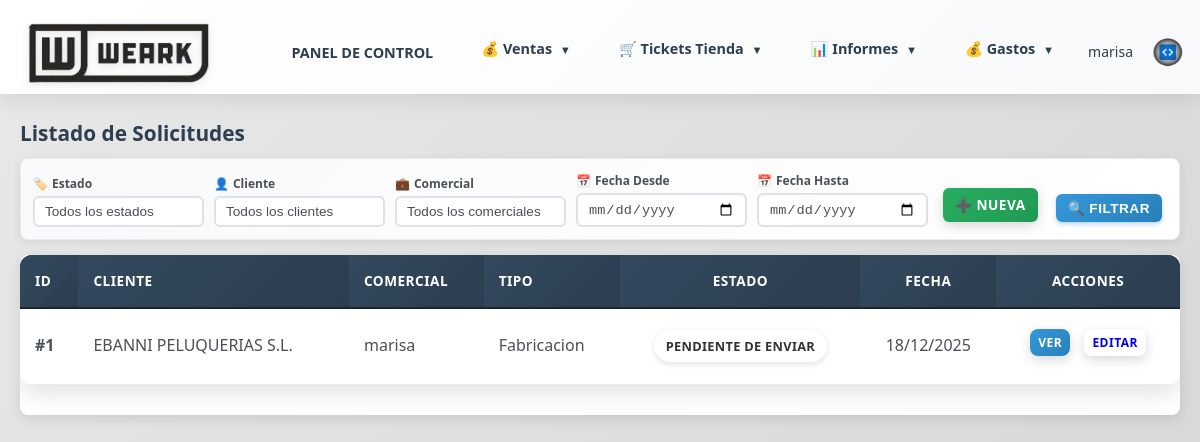
The app's page /solicitudes (signed in), older data.
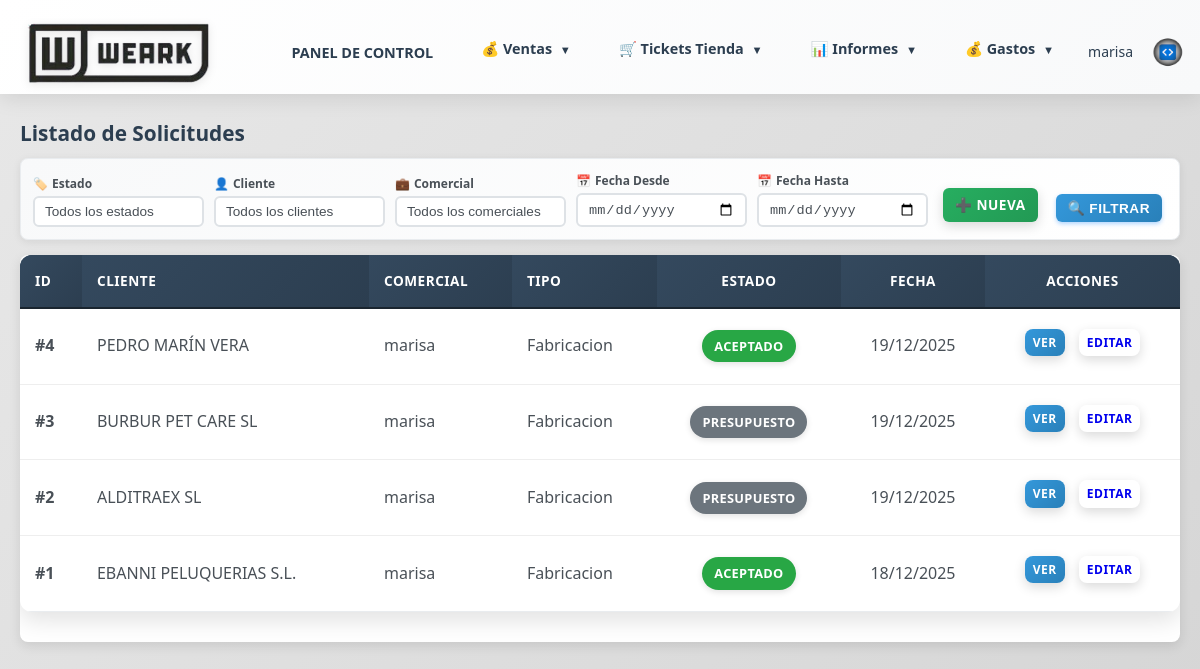
The same page, newer data.
### models.py (models this page shows, shortened)
class Presupuesto(db.Model):
    __tablename__ = 'presupuestos'
    id = db.Column(db.Integer, primary_key=True)
    comercial_id = db.Column(db.Integer, db.ForeignKey('comerciales.id'), nullable=False)
    cliente_id = db.Column(db.Integer, db.ForeignKey('clientes.id'), nullable=False)
    tipo_pedido = db.Column(db.String(50), nullable=False)  # confeccion, bordado, serigrafia, sublimacion, varios
    estado = db.Column(db.String(50), nullable=False, default='presupuesto')  # presupuesto, aceptado, diseño, diseño finalizado, en preparacion, todo listo, enviado, entregado al cliente, pedido rechazado
    forma_pago = db.Column(db.Text)
    imagen_diseno = db.Column(db.String(255))
    imagen_portada = db.Column(db.String(255))  # Imagen de portada (primera página)
    imagen_adicional_1 = db.Column(db.String(255))  # Imagen adicional 1 (segunda página)
    descripcion_imagen_1 = db.Column(db.Text)  # Descripción de imagen adicional 1
    imagen_adicional_2 = db.Column(db.String(255))  # Imagen adicional 2 (segunda página)
    descripcion_imagen_2 = db.Column(db.Text)  # Descripción de imagen adicional 2
    imagen_adicional_3 = db.Column(db.String(255))  # Imagen adicional 3 (segunda página)
    descripcion_imagen_3 = db.Column(db.Text)  # Descripción de imagen adicional 3
    imagen_adicional_4 = db.Column(db.String(255))  # Imagen adicional 4 (segunda página)
    descripcion_imagen_4 = db.Column(db.Text)  # Descripción de imagen adicional 4
    imagen_adicional_5 = db.Column(db.String(255))  # Imagen adicional 5 (segunda página)
    descripcion_imagen_5 = db.Column(db.Text)  # Descripción de imagen adicional 5
    seguimiento = db.Column(db.Text)
    fecha_presupuesto = db.Column(db.Date)  # Fecha cuando se marcó como presupuesto (usa fecha_creacion si no existe)
    fecha_aceptado = db.Column(db.Date)  # Fecha cuando se aceptó
    fecha_diseno = db.Column(db.Date)  # Fecha cuando se marcó como diseño
    fecha_diseno_finalizado = db.Column(db.Date)  # Fecha cuando se finalizó el diseño
    fecha_en_preparacion = db.Column(db.Date)  # Fecha cuando se marcó como en preparación
    fecha_todo_listo = db.Column(db.Date)  # Fecha cuando se marcó como todo listo
    fecha_enviado = db.Column(db.Date)  # Fecha cuando se envió
    fecha_entregado_cliente = db.Column(db.Date)  # Fecha cuando se entregó al cliente
    fecha_rechazado = db.Column(db.Date)  # Fecha cuando se rechazó
    fecha_aceptacion = db.Column(db.Date)  # Alias de fecha_aceptado para compatibilidad
    fecha_objetivo = db.Column(db.Date)  # Fecha objetivo de entrega
    fecha_entrega_trabajo = db.Column(db.Date)
    fecha_envio_taller = db.Column(db.Date)
    fecha_entrega_bordados = db.Column(db.Date)
    fecha_entrega_cliente = db.Column(db.Date)
    fecha_pendiente_enviar = db.Column(db.Date)  # Deprecated: usar fecha_presupuesto
    fecha_envio = db.Column(db.Date)  # Deprecated: usar fecha_enviado
    fecha_respuesta = db.Column(db.Date)  # Deprecated: usar fecha_aceptado o fecha_rechazado
    fecha_creacion = db.Column(db.DateTime, default=datetime.utcnow)
    lineas = db.relationship('LineaPresupuesto', backref='presupuesto', lazy=True, cascade='all, delete-orphan')

class Cliente(db.Model, UserMixin):
    __tablename__ = 'clientes'
    id = db.Column(db.Integer, primary_key=True)
    nombre = db.Column(db.String(200), nullable=False)
    alias = db.Column(db.String(200))  # Alias o nombre alternativo
    nif = db.Column(db.String(20))  # NIF/CIF del cliente
    direccion = db.Column(db.Text)
    poblacion = db.Column(db.String(100))  # Población
    provincia = db.Column(db.String(100))  # Provincia
    codigo_postal = db.Column(db.String(10))  # Código Postal
    pais = db.Column(db.String(100), default='España')  # País
    telefono = db.Column(db.String(50))  # Teléfono fijo
    movil = db.Column(db.String(50))  # Teléfono móvil
    email = db.Column(db.String(100))
    categoria = db.Column(db.String(50))  # Categoría: hosteleria, clinica, colegio, emerita, carnaval, transporte, varios
    personas_contacto = db.Column(db.Text)  # Personas de contacto
    anotaciones = db.Column(db.Text)  # Anotaciones adicionales
    usuario_web = db.Column(db.String(80), unique=True, nullable=True)  # Usuario para acceso web
    password_hash = db.Column(db.String(255), nullable=True)  # Contraseña hash
    fecha_creacion = db.Column(db.DateTime, default=datetime.utcnow)
    fecha_alta = db.Column(db.Date)  # Fecha de alta del cliente
    ultimo_acceso = db.Column(db.DateTime)
    comercial_id = db.Column(db.Integer, db.ForeignKey('comerciales.id'), nullable=True)
    comercial = db.relationship('Comercial', backref='clientes_asignados', lazy=True)
    pedidos = db.relationship('Pedido', backref='cliente', lazy=True)
    presupuestos = db.relationship('Presupuesto', backref='cliente', lazy=True)

class Usuario(db.Model, UserMixin):
    __tablename__ = 'usuarios'
    id = db.Column(db.Integer, primary_key=True)
    usuario = db.Column(db.String(80), nullable=False, unique=True)
    password_hash = db.Column(db.String(255), nullable=False)
    correo = db.Column(db.String(100), nullable=False)
    telefono = db.Column(db.String(50))
    rol = db.Column(db.String(50), nullable=False)  # comercial, administracion, supervisor, usuario
    fecha_creacion = db.Column(db.DateTime, default=datetime.utcnow)
    ultimo_acceso = db.Column(db.DateTime)
    activo = db.Column(db.Boolean, default=True, nullable=False)
    def is_supervisor(self):
        return self.rol == 'supervisor'

### routes/solicitudes.py (the view)
@solicitudes_bp.route('/solicitudes')
@login_required
def listado_solicitudes():
    query = Presupuesto.query
    estado_filtro = request.args.get('estado', '')
    if estado_filtro:
        query = query.filter(Presupuesto.estado == estado_filtro)
    fecha_desde = request.args.get('fecha_desde', '')
    if fecha_desde:
        try:
            fecha_desde_obj = datetime.strptime(fecha_desde, '%Y-%m-%d').date()
            query = query.filter(Presupuesto.fecha_creacion >= datetime.combine(fecha_desde_obj, datetime.min.time()))
        except ValueError:
            pass
    fecha_hasta = request.args.get('fecha_hasta', '')
    if fecha_hasta:
        try:
            fecha_hasta_obj = datetime.strptime(fecha_hasta, '%Y-%m-%d').date()
            query = query.filter(Presupuesto.fecha_creacion <= datetime.combine(fecha_hasta_obj, datetime.max.time()))
        except ValueError:
            pass
    cliente_id = request.args.get('cliente_id', '')
    if cliente_id:
        try:
            query = query.filter(Presupuesto.cliente_id == int(cliente_id))
        except ValueError:
            pass
    comercial_id = request.args.get('comercial_id', '')
    if comercial_id:
        try:
            query = query.filter(Presupuesto.comercial_id == int(comercial_id))
        except ValueError:
            pass
    solicitudes = query.order_by(Presupuesto.fecha_creacion.desc()).all()
    clientes = Cliente.query.order_by(Cliente.nombre).all()
    comerciales = Comercial.query.join(Usuario).order_by(Usuario.usuario).all()
    return render_template('solicitudes/listado.html',
                         solicitudes=solicitudes,
                         estados=ESTADOS_SOLICITUD,
                         clientes=clientes,
                         comerciales=comerciales,
                         estado_filtro=estado_filtro,
                         fecha_desde=fecha_desde,
                         fecha_hasta=fecha_hasta,
                         cliente_id=cliente_id,
                         comercial_id=comercial_id)

### app.py (called while the page is built)
@login_manager.user_loader
def load_user(user_id):
    from models import Usuario, Cliente
    if user_id.startswith('cliente_'):
        cliente_id = int(user_id.replace('cliente_', ''))
        cliente = Cliente.query.get(cliente_id)
        if cliente and cliente.tiene_acceso_web():
            return cliente
        return None
    else:
        return Usuario.query.get(int(user_id))

### models.py (called while the page is built)
    @property
    def nombre(self):
        if self.usuario:
            return self.usuario.usuario
        return self._nombre or ''

### templates/solicitudes/listado.html (shortened to what the changed rows need)
{% extends "base.html" %}
{% block content %}
<h2 style="margin: 0 0 8px 0; padding-bottom: 0; font-size: 1.3rem;">Listado de Solicitudes</h2>
{% if solicitudes %}
<div class="table-container" style="background: white; border-radius: 8px; box-shadow: 0 4px 12px rgba(0,0,0,0.1); overflow: hidden; margin-bottom: 40px;">
    <table style="width: 100%; border-collapse: collapse;">
        <thead>
            <tr style="background: linear-gradient(135deg, #34495e 0%, #2c3e50 100%); border-bottom: 2px solid #1a252f;">
                <th style="padding: 15px; text-align: left; color: #ffffff; font-weight: 600;">ID</th>
                <th style="padding: 15px; text-align: left; color: #ffffff; font-weight: 600;">Cliente</th>
                <th style="padding: 15px; text-align: left; color: #ffffff; font-weight: 600;">Comercial</th>
                <th style="padding: 15px; text-align: left; color: #ffffff; font-weight: 600;">Tipo</th>
                <th style="padding: 15px; text-align: center; color: #ffffff; font-weight: 600;">Estado</th>
                <th style="padding: 15px; text-align: center; color: #ffffff; font-weight: 600;">Fecha</th>
                <th style="padding: 15px; text-align: center; color: #ffffff; font-weight: 600;">Acciones</th>
            </tr>
        </thead>
        <tbody>
            {% for solicitud in solicitudes %}
            <tr style="border-bottom: 1px solid #e9ecef; transition: background 0.2s;" onmouseover="this.style.background='#f8f9fa'" onmouseout="this.style.background='white'">
                <td style="padding: 15px; color: #495057; font-weight: 600;">#{{ solicitud.id }}</td>
                <td style="padding: 15px; color: #495057;">{{ solicitud.cliente.nombre if solicitud.cliente else 'N/A' }}</td>
                <td style="padding: 15px; color: #495057;">{{ solicitud.comercial.nombre if solicitud.comercial else 'N/A' }}</td>
                <td style="padding: 15px; color: #495057;">{{ solicitud.tipo_pedido|title }}</td>
                <td style="padding: 15px; text-align: center;">
                    <span class="badge badge-estado-{{ solicitud.estado|lower|replace(' ', '-') }}" style="padding: 6px 12px; border-radius: 20px; font-size: 0.8rem; font-weight: 600; display: inline-block;">
                        {{ solicitud.estado|title }}
                    </span>
                </td>
                <td style="padding: 15px; text-align: center; color: #495057;">{{ solicitud.fecha_creacion.strftime('%d/%m/%Y') if solicitud.fecha_creacion else 'N/A' }}</td>
                <td style="padding: 15px; text-align: center;">
                    <a href="{{ url_for('solicitudes.ver_solicitud', solicitud_id=solicitud.id) }}" class="btn btn-sm btn-primary" style="padding: 4px 8px; font-size: 0.75rem; margin-right: 5px;">Ver</a>
                    <a href="{{ url_for('solicitudes.editar_solicitud', solicitud_id=solicitud.id) }}" class="btn btn-sm btn-secondary" style="padding: 4px 8px; font-size: 0.75rem;">Editar</a>
                </td>
            </tr>
            {% endfor %}
        </tbody>
    </table>
</div>
{% else %}
<div style="text-align: center; padding: 40px; background: white; border-radius: 8px; box-shadow: 0 4px 12px rgba(0,0,0,0.1);">
    <p style="color: #6c757d; font-size: 1.1rem;">No se encontraron solicitudes con los filtros aplicados.</p>
</div>
{% endif %}
{% endblock %}

Row changes from the older to the newer data that the page shows:
added Presupuesto: id "4", cliente "PEDRO MARÍN VERA", comercial "marisa", tipo_pedido "Fabricacion", estado "ACEPTADO", fecha_creacion "19/12/2025"
added Presupuesto: id "3", cliente "BURBUR PET CARE SL", comercial "marisa", tipo_pedido "Fabricacion", estado "PRESUPUESTO", fecha_creacion "19/12/2025"
added Presupuesto: id "2", cliente "ALDITRAEX SL", comercial "marisa", tipo_pedido "Fabricacion", estado "PRESUPUESTO", fecha_creacion "19/12/2025"
changed Presupuesto "EBANNI PELUQUERIAS S.L.": estado "PENDIENTE DE ENVIAR" → "ACEPTADO"
